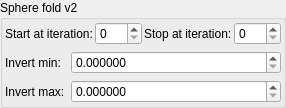
    <widget class="QGroupBox" name="groupBox_2">
     <property name="title">
      <string>Sphere fold v2</string>
     </property>
     <layout class="QVBoxLayout" name="verticalLayout_6">
      <property name="leftMargin">
       <number>2</number>
      </property>
      <property name="topMargin">
       <number>2</number>
      </property>
      <property name="rightMargin">
       <number>2</number>
      </property>
      <property name="bottomMargin">
       <number>2</number>
      </property>
      <item>
       <layout class="QGridLayout" name="gridLayout_78">
        <property name="spacing">
         <number>2</number>
        </property>
        <item row="3" column="0">
         <widget class="QLabel" name="label_70">
          <property name="text">
           <string>Start at iteration:</string>
          </property>
         </widget>
        </item>
        <item row="3" column="1">
         <widget class="MySpinBox" name="spinboxInt_transf_start_iterations_S">
          <property name="sizePolicy">
           <sizepolicy hsizetype="Minimum" vsizetype="Maximum">
            <horstretch>0</horstretch>
            <verstretch>0</verstretch>
           </sizepolicy>
          </property>
          <property name="minimum">
           <number>0</number>
          </property>
          <property name="maximum">
           <number>999</number>
          </property>
          <property name="value">
           <number>0</number>
          </property>
         </widget>
        </item>
        <item row="3" column="2">
         <widget class="QLabel" name="label_50">
          <property name="text">
           <string>Stop at iteration:</string>
          </property>
         </widget>
        </item>
        <item row="3" column="3">
         <widget class="MySpinBox" name="spinboxInt_transf_stop_iterations_S">
          <property name="sizePolicy">
           <sizepolicy hsizetype="Preferred" vsizetype="Maximum">
            <horstretch>0</horstretch>
            <verstretch>0</verstretch>
           </sizepolicy>
          </property>
          <property name="maximum">
           <number>999</number>
          </property>
         </widget>
        </item>
       </layout>
      </item>
      <item>
       <layout class="QGridLayout" name="gridLayout_7" columnstretch="0,1">
        <item row="1" column="1">
         <widget class="MyDoubleSpinBox" name="spinbox_transf_invert_0">
          <property name="sizePolicy">
           <sizepolicy hsizetype="Minimum" vsizetype="Maximum">
            <horstretch>0</horstretch>
            <verstretch>0</verstretch>
           </sizepolicy>
          </property>
          <property name="prefix">
           <string/>
          </property>
          <property name="suffix">
           <string/>
          </property>
          <property name="decimals">
           <number>6</number>
          </property>
          <property name="minimum">
           <double>0.000000000000000</double>
          </property>
          <property name="maximum">
           <double>99.989999999999995</double>
          </property>
          <property name="singleStep">
           <double>0.100000000000000</double>
          </property>
         </widget>
        </item>
        <item row="2" column="0">
         <widget class="QLabel" name="label_31">
          <property name="text">
           <string>Invert max:</string>
          </property>
         </widget>
        </item>
        <item row="2" column="1">
         <widget class="MyDoubleSpinBox" name="spinbox_transf_invert_1">
          <property name="sizePolicy">
           <sizepolicy hsizetype="Minimum" vsizetype="Maximum">
            <horstretch>0</horstretch>
            <verstretch>0</verstretch>
           </sizepolicy>
          </property>
          <property name="prefix">
           <string/>
          </property>
          <property name="suffix">
           <string/>
          </property>
          <property name="decimals">
           <number>6</number>
          </property>
          <property name="minimum">
           <double>0.000000000000000</double>
          </property>
          <property name="maximum">
           <double>99.989999999999995</double>
          </property>
          <property name="singleStep">
           <double>0.100000000000000</double>
          </property>
         </widget>
        </item>
        <item row="1" column="0">
         <widget class="QLabel" name="label_22">
          <property name="text">
           <string>Invert min:</string>
          </property>
         </widget>
        </item>
       </layout>
      </item>
     </layout>
    </widget>
